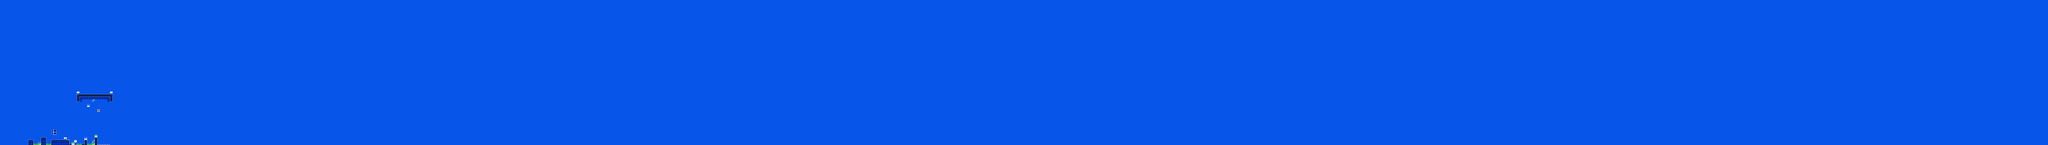

Tiled map render using the project's own tile images. Description and the map definition, with tile-layer contents summarised, below:
An orthogonal 800x57 tile map with 16x16 px tiles, 2 tile layers (SP, ...), 3 tilesets.

<map version="1.10" tiledversion="1.10.2" orientation="orthogonal" renderorder="right-down" width="800" height="57" tilewidth="16" tileheight="16" infinite="0" nextlayerid="3" nextobjectid="1">
 <editorsettings>
  <chunksize width="16" height="27" />
  <export target="test4.csv" format="csv" />
 </editorsettings>
 <tileset firstgid="1" name="famidash" tilewidth="16" tileheight="16" tilecount="256" columns="16">
  <image source="../../../GRAPHICS/famidash.bmp" width="256" height="256" />
 </tileset>
 <tileset firstgid="257" name="sprites" tilewidth="16" tileheight="16" tilecount="256" columns="16">
  <image source="../../../GRAPHICS/sprites.png" width="256" height="256" />
 </tileset>
 <tileset firstgid="513" name="sprites" tilewidth="16" tileheight="16" tilecount="256" columns="16">
  <image source="../../../GRAPHICS/sprites.png" width="256" height="256" />
 </tileset>
 <layer id="1" width="800" height="57">
  <data>[45600 cells, 45600 non-empty, 19 distinct tile ids]</data>
 </layer>
 <layer id="2" name="SP" width="800" height="57">
  <data>[45600 cells, 13 non-empty, 10 distinct tile ids]</data>
 </layer>
</map>
